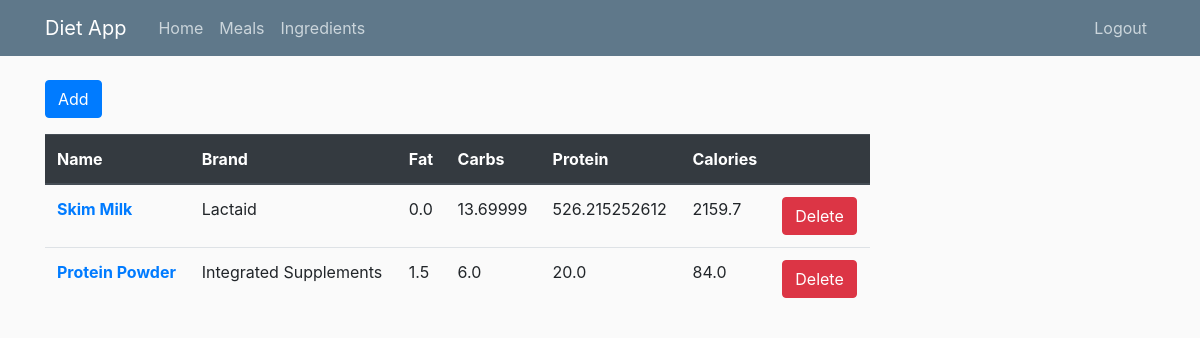
The page /ingredients (signed in) on the database as committed earlier.
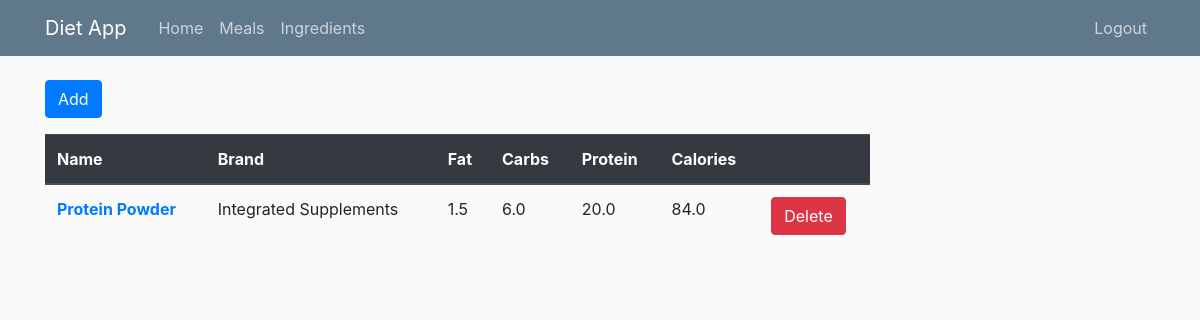
The same page on the database as committed later.
### dietapp/models.py (models this page shows, shortened)
class Ingredients(db.Model):
    id = db.Column(db.Integer, primary_key = True)
    brand = db.Column(db.String(100), nullable = False)
    name = db.Column(db.String(100), nullable = False)
    date_created = db.Column(db.DateTime, nullable = False, default = datetime.utcnow )
    date_used = db.Column(db.DateTime)
    favorite = db.Column(db.Boolean, nullable = False, default=False)
    obsolete = db.Column(db.Boolean, nullable = False, default=False)
    protein = db.Column(db.Float, default = 0)
    carbs = db.Column(db.Float, default = 0)
    fat = db.Column(db.Float, default = 0)
    calories = db.Column(db.Float,default=0, nullable = False)
    serv_weight = db.Column(db.Float)
    serv_volume = db.Column(db.Float)
    serv_count = db.Column(db.Float)
    weight_unit_id = db.Column(db.Integer, db.ForeignKey('units.id'))
    volume_unit_id = db.Column(db.Integer, db.ForeignKey('units.id'))
    count_unit_id = db.Column(db.Integer, db.ForeignKey('units.id'))
    user_id = db.Column(db.Integer, db.ForeignKey('user.id'), nullable = False)

### dietapp/routes.py (the view)
@app.route('/ingredients')
@login_required
def ingredients():
    ingredients = Ingredients.query.filter_by(user_id = current_user.id, obsolete = False).all()
    return render_template('ingredients.html',title='Ingredients', ingredients=ingredients)

### dietapp/models.py (called while the page is built)
@login_manager.user_loader
def load_user(user_id):
    return User.query.get(int(user_id))

### dietapp/templates/ingredients.html (shortened to what this page needs)
{% extends "layout.html" %}
{% block content %}
    <a class="btn btn-primary btn-md mb-3" href="{{ url_for('new_ingredient') }}">Add</a>
    {% if ingredients %}
        <table class="table">
            <thead class="thead-dark">
            <tr>
                <th scope="col">Name</th>
                <th scope="col">Brand</th>
                <th scope="col">Fat</th>
                <th scope="col">Carbs</th>
                <th scope="col">Protein</th>
                <th scope="col">Calories</th>
                <th scope="col"></th>
            </tr>
            </thead>
            <tbody>
                {% for i in ingredients %}
                    <tr>
                        <th scope="row"><a href="{{ url_for('update_ingredient', ingredient_id=i.id) }}">{{i.name}}</a></th>
                        <td>{{i.brand}}</td>
                        <td>{{i.fat}}</td>
                        <td>{{i.carbs}}</td>
                        <td>{{i.protein}}</td>
                        <td>{{i.calories}}</td>
                        <td>
                            <form action="{{ url_for('delete_ingredient', ingredient_id = i.id) }}" method="POST">
                                <input class="btn btn-danger" type="submit" value="Delete">
                            </form>
                        </td>
                    </tr>
                {% endfor %}
            </tbody>
        </table>
    {% else %}
        <h1>No Ingredients</h1>
    {% endif %}
{% endblock content %}

### dietapp/templates/layout.html (shortened to what this page needs)
<!doctype html>
<html lang="en">
  <head>
    <link rel="stylesheet" href="https://stackpath.bootstrapcdn.com/bootstrap/4.3.1/css/bootstrap.min.css">
    <link rel="stylesheet" type="text/css" href="{{ url_for('static', filename='main.css') }}">
  </head>
  <body>
    {% if current_user.is_authenticated %}
    <header class="site-header">
        <nav class="navbar navbar-expand-md navbar-dark bg-steel fixed-top">
          <div class="container">
            <a class="navbar-brand mr-4" href="/">Diet App</a>
            <div class="collapse navbar-collapse" id="navbarToggle">
              <div class="navbar-nav mr-auto">
                <a class="nav-item nav-link" href="{{ url_for('home') }}">Home</a>
                <a class="nav-item nav-link" href="{{ url_for('meals') }}">Meals</a>
                <a class="nav-item nav-link" href="{{ url_for('ingredients') }}">Ingredients</a>
              </div>
              <div class="navbar-nav">
                  <a class="nav-item nav-link" href="{{ url_for('logout') }}">Logout</a>
              </div>
            </div>
          </div>
        </nav>
    </header>
    {% endif %}
    <main role="main" class="container">
        <div class="row">
            <div class="col-md-9">
                {% block content %}{% endblock %}
            </div>
            <div class="col-md-3">
            </div>
        </div>
    </main>
  </body>
</html>

### dietapp/static/main.css (style rules this page uses)
body { background: #fafafa; color: #333333; margin-top: 5rem; }
.bg-steel { background-color: #5f788a; }
.site-header .navbar-nav .nav-link { color: #cbd5db; }

Rows that differ between the two databases and show on the page:
no longer on this page (row edited): Ingredients: name "Skim Milk", brand "Lactaid", fat "0.0", carbs "13.69999", protein "526.215252612", calories "2159.7"
